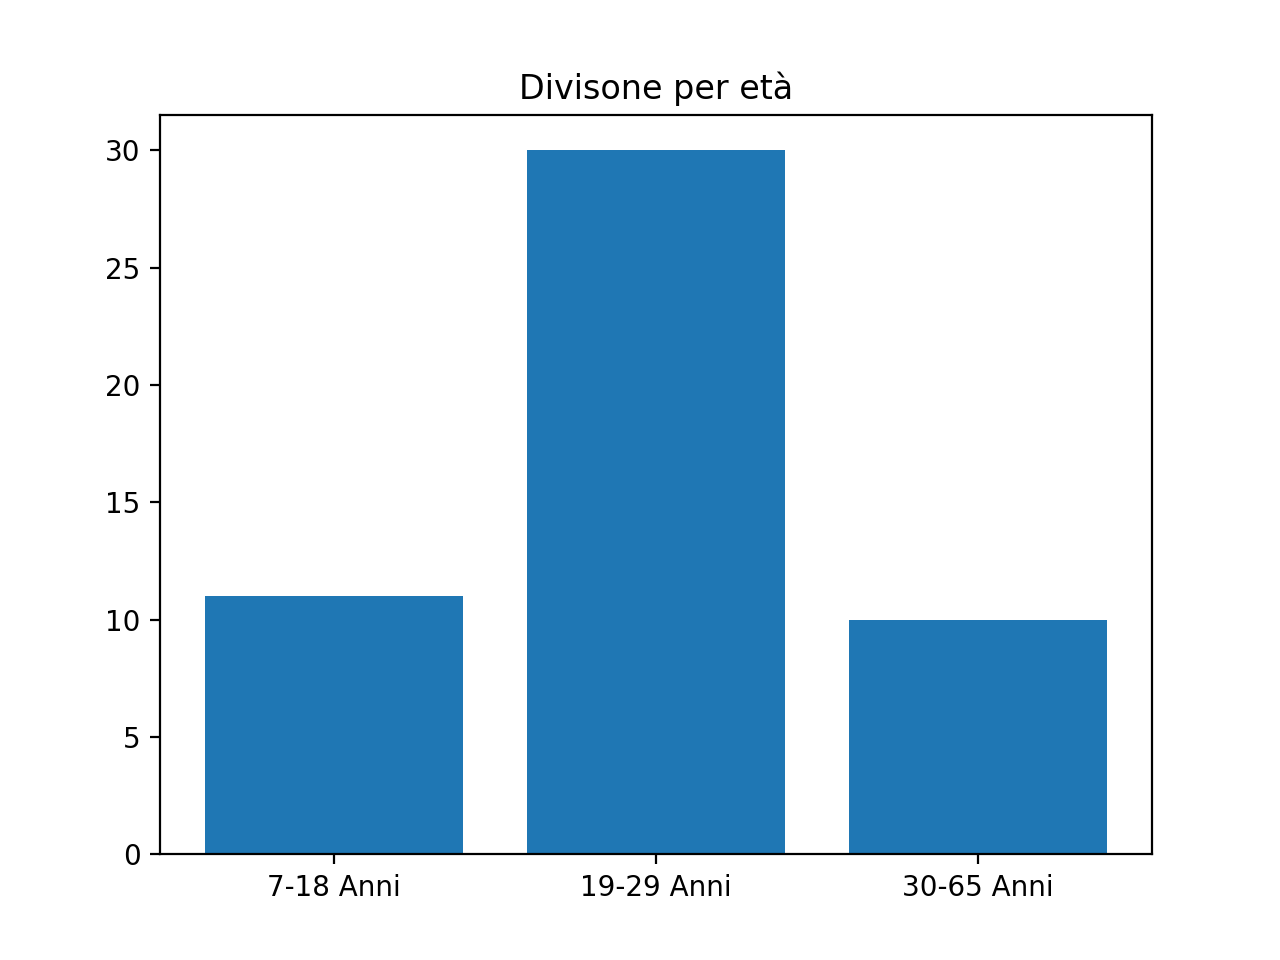

The Python source for this figure:
import matplotlib.pyplot as plt


from SuddivisioneDataSet import piccolo, medio, grande,labels

labels = labels
p=piccolo.size
m=medio.size
g=grande.size
y = [p, m, g]

fig, ax2 = plt.subplots()

xticks = [1,2,3] # ci serve per posizionare le barre e anche le label

ax2.bar(xticks, y, align='center')
ax2.set_title("Divisone per età")
ax2.set_xticklabels(labels)  # verranno posizionate dove sono gli xticks
ax2.set_xticks(xticks)

plt.show()
